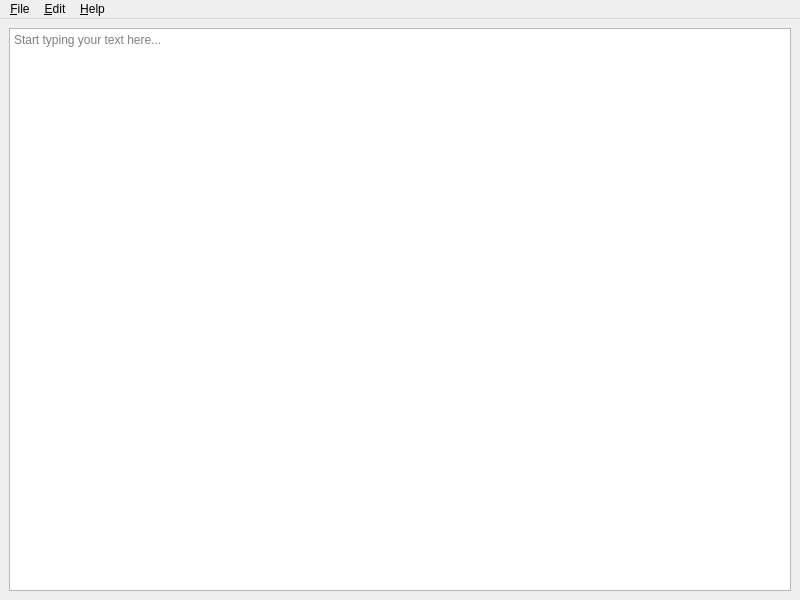
<?xml version="1.0" encoding="UTF-8"?>
<ui version="4.0">
	<class>UITPad</class>
	<widget class="QMainWindow" name="UITPad">
		<property name="geometry">
			<rect>
				<x>0</x>
				<y>0</y>
				<width>800</width>
				<height>600</height>
			</rect>
		</property>
		<property name="windowTitle">
			<string>UITPad - Simple Text Editor</string>
		</property>
		<widget class="QWidget" name="centralWidget">
			<layout class="QVBoxLayout" name="verticalLayout">
				<item>
					<widget class="QTextEdit" name="textEdit">
						<property name="placeholderText">
							<string>Start typing your text here...</string>
						</property>
					</widget>
				</item>
			</layout>
		</widget>
		<widget class="QMenuBar" name="menuBar">
			<property name="geometry">
				<rect>
					<x>0</x>
					<y>0</y>
					<width>800</width>
					<height>22</height>
				</rect>
			</property>
			<widget class="QMenu" name="menuFile">
				<property name="title">
					<string>&amp;File</string>
				</property>
				<addaction name="actionOpen"/>
				<addaction name="actionSave"/>
				<addaction name="separator"/>
				<addaction name="actionExit"/>
			</widget>
			<widget class="QMenu" name="menuEdit">
				<property name="title">
					<string>&amp;Edit</string>
				</property>
				<addaction name="actionUndo"/>
				<addaction name="actionRedo"/>
				<addaction name="separator"/>
				<addaction name="actionCut"/>
				<addaction name="actionCopy"/>
				<addaction name="actionPaste"/>
			</widget>
			<widget class="QMenu" name="menuHelp">
				<property name="title">
					<string>&amp;Help</string>
				</property>
				<addaction name="actionAbout"/>
			</widget>
			<addaction name="menuFile"/>
			<addaction name="menuEdit"/>
			<addaction name="menuHelp"/>
		</widget>
		<action name="actionOpen">
			<property name="text">
				<string>&amp;Open</string>
			</property>
			<property name="shortcut">
				<string>Ctrl+O</string>
			</property>
		</action>
		<action name="actionSave">
			<property name="text">
				<string>&amp;Save</string>
			</property>
			<property name="shortcut">
				<string>Ctrl+S</string>
			</property>
		</action>
		<action name="actionExit">
			<property name="text">
				<string>E&amp;xit</string>
			</property>
			<property name="shortcut">
				<string>Ctrl+Q</string>
			</property>
		</action>
		<action name="actionUndo">
			<property name="text">
				<string>&amp;Undo</string>
			</property>
			<property name="shortcut">
				<string>Ctrl+Z</string>
			</property>
		</action>
		<action name="actionRedo">
			<property name="text">
				<string>&amp;Redo</string>
			</property>
			<property name="shortcut">
				<string>Ctrl+Y</string>
			</property>
		</action>
		<action name="actionCut">
			<property name="text">
				<string>Cu&amp;t</string>
			</property>
			<property name="shortcut">
				<string>Ctrl+X</string>
			</property>
		</action>
		<action name="actionCopy">
			<property name="text">
				<string>&amp;Copy</string>
			</property>
			<property name="shortcut">
				<string>Ctrl+C</string>
			</property>
		</action>
		<action name="actionPaste">
			<property name="text">
				<string>&amp;Paste</string>
			</property>
			<property name="shortcut">
				<string>Ctrl+V</string>
			</property>
		</action>
		<action name="actionAbout">
			<property name="text">
				<string>&amp;About</string>
			</property>
		</action>
	</widget>
	<resources/>
	<connections/>
</ui>
